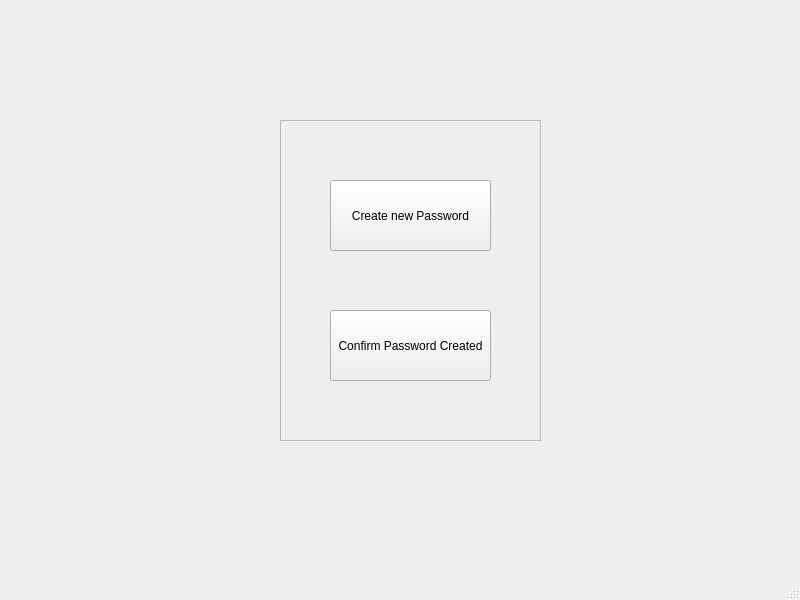
<?xml version="1.0" encoding="UTF-8"?>
<ui version="4.0">
 <class>MainWindow</class>
 <widget class="QMainWindow" name="MainWindow">
  <property name="geometry">
   <rect>
    <x>0</x>
    <y>0</y>
    <width>800</width>
    <height>600</height>
   </rect>
  </property>
  <property name="sizePolicy">
   <sizepolicy hsizetype="Fixed" vsizetype="Fixed">
    <horstretch>0</horstretch>
    <verstretch>0</verstretch>
   </sizepolicy>
  </property>
  <property name="windowTitle">
   <string>MainWindow</string>
  </property>
  <widget class="QWidget" name="centralwidget">
   <widget class="QFrame" name="frame">
    <property name="geometry">
     <rect>
      <x>280</x>
      <y>120</y>
      <width>261</width>
      <height>321</height>
     </rect>
    </property>
    <property name="frameShape">
     <enum>QFrame::StyledPanel</enum>
    </property>
    <property name="frameShadow">
     <enum>QFrame::Raised</enum>
    </property>
    <widget class="QPushButton" name="pushButton">
     <property name="geometry">
      <rect>
       <x>50</x>
       <y>60</y>
       <width>161</width>
       <height>71</height>
      </rect>
     </property>
     <property name="text">
      <string>Create new Password</string>
     </property>
    </widget>
    <widget class="QPushButton" name="pushButton_2">
     <property name="geometry">
      <rect>
       <x>50</x>
       <y>190</y>
       <width>161</width>
       <height>71</height>
      </rect>
     </property>
     <property name="text">
      <string>Confirm Password Created</string>
     </property>
    </widget>
   </widget>
  </widget>
  <widget class="QMenuBar" name="menubar">
   <property name="enabled">
    <bool>true</bool>
   </property>
   <property name="geometry">
    <rect>
     <x>0</x>
     <y>0</y>
     <width>800</width>
     <height>21</height>
    </rect>
   </property>
  </widget>
  <widget class="QStatusBar" name="statusbar"/>
 </widget>
 <resources/>
 <connections/>
</ui>
